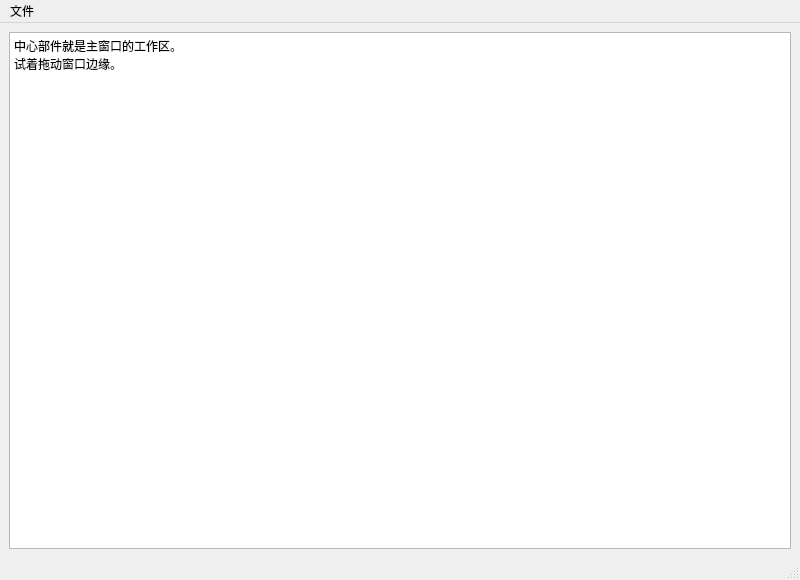
<?xml version="1.0" encoding="UTF-8"?>
<ui version="4.0">
 <class>MainWindow</class>
 <widget class="QMainWindow" name="MainWindow">
  <property name="geometry">
   <rect>
    <x>0</x>
    <y>0</y>
    <width>800</width>
    <height>580</height>
   </rect>
  </property>
  <property name="windowTitle">
   <string>6.1 主窗口与中心部件</string>
  </property>
  <widget class="QWidget" name="centralwidget">
   <layout class="QVBoxLayout" name="verticalLayout">
    <item>
     <widget class="QTextEdit" name="textEdit">
      <property name="plainText">
       <string>中心部件就是主窗口的工作区。
试着拖动窗口边缘。</string>
      </property>
     </widget>
    </item>
   </layout>
  </widget>
  <widget class="QMenuBar" name="menubar">
   <widget class="QMenu" name="menuFile">
    <property name="title">
     <string>文件</string>
    </property>
   </widget>
   <addaction name="menuFile" />
  </widget>
  <widget class="QStatusBar" name="statusbar" />
 </widget>
 <resources />
 <connections />
</ui>
